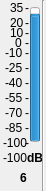
    <widget class="QWidget" name="widget_40" native="true">
     <property name="geometry">
      <rect>
       <x>200</x>
       <y>40</y>
       <width>46</width>
       <height>191</height>
      </rect>
     </property>
     <widget class="QProgressBar" name="progressBar_83">
      <property name="geometry">
       <rect>
        <x>30</x>
        <y>7</y>
        <width>10</width>
        <height>135</height>
       </rect>
      </property>
      <property name="contextMenuPolicy">
       <enum>Qt::DefaultContextMenu</enum>
      </property>
      <property name="toolTip">
       <string>Local Input 1 Meter</string>
      </property>
      <property name="statusTip">
       <string/>
      </property>
      <property name="whatsThis">
       <string/>
      </property>
      <property name="autoFillBackground">
       <bool>false</bool>
      </property>
      <property name="minimum">
       <number>-100</number>
      </property>
      <property name="maximum">
       <number>35</number>
      </property>
      <property name="value">
       <number>24</number>
      </property>
      <property name="textVisible">
       <bool>true</bool>
      </property>
      <property name="orientation">
       <enum>Qt::Vertical</enum>
      </property>
      <property name="invertedAppearance">
       <bool>false</bool>
      </property>
      <property name="format">
       <string>%p%</string>
      </property>
     </widget>
     <widget class="QLabel" name="m0_83">
      <property name="geometry">
       <rect>
        <x>25</x>
        <y>0</y>
        <width>16</width>
        <height>16</height>
       </rect>
      </property>
      <property name="text">
       <string>-</string>
      </property>
     </widget>
     <widget class="QLabel" name="t35_83">
      <property name="geometry">
       <rect>
        <x>10</x>
        <y>0</y>
        <width>16</width>
        <height>16</height>
       </rect>
      </property>
      <property name="text">
       <string>35</string>
      </property>
     </widget>
     <widget class="QLabel" name="tn100_83">
      <property name="geometry">
       <rect>
        <x>3</x>
        <y>135</y>
        <width>31</width>
        <height>16</height>
       </rect>
      </property>
      <property name="text">
       <string>-100</string>
      </property>
     </widget>
     <widget class="QLabel" name="m15_83">
      <property name="geometry">
       <rect>
        <x>25</x>
        <y>15</y>
        <width>16</width>
        <height>16</height>
       </rect>
      </property>
      <property name="text">
       <string>-</string>
      </property>
     </widget>
     <widget class="QLabel" name="m25_83">
      <property name="geometry">
       <rect>
        <x>25</x>
        <y>25</y>
        <width>16</width>
        <height>16</height>
       </rect>
      </property>
      <property name="text">
       <string>-</string>
      </property>
     </widget>
     <widget class="QLabel" name="m90_83">
      <property name="geometry">
       <rect>
        <x>25</x>
        <y>90</y>
        <width>16</width>
        <height>16</height>
       </rect>
      </property>
      <property name="text">
       <string>-</string>
      </property>
     </widget>
     <widget class="QLabel" name="m105_83">
      <property name="geometry">
       <rect>
        <x>25</x>
        <y>105</y>
        <width>16</width>
        <height>16</height>
       </rect>
      </property>
      <property name="text">
       <string>-</string>
      </property>
     </widget>
     <widget class="QLabel" name="m120_83">
      <property name="geometry">
       <rect>
        <x>25</x>
        <y>120</y>
        <width>16</width>
        <height>16</height>
       </rect>
      </property>
      <property name="text">
       <string>-</string>
      </property>
     </widget>
     <widget class="QLabel" name="m135_83">
      <property name="geometry">
       <rect>
        <x>25</x>
        <y>135</y>
        <width>16</width>
        <height>16</height>
       </rect>
      </property>
      <property name="text">
       <string>-</string>
      </property>
     </widget>
     <widget class="QLabel" name="m45_83">
      <property name="geometry">
       <rect>
        <x>25</x>
        <y>45</y>
        <width>16</width>
        <height>16</height>
       </rect>
      </property>
      <property name="text">
       <string>-</string>
      </property>
     </widget>
     <widget class="QLabel" name="m60_83">
      <property name="geometry">
       <rect>
        <x>25</x>
        <y>60</y>
        <width>16</width>
        <height>16</height>
       </rect>
      </property>
      <property name="text">
       <string>-</string>
      </property>
     </widget>
     <widget class="QLabel" name="m75_83">
      <property name="geometry">
       <rect>
        <x>25</x>
        <y>75</y>
        <width>16</width>
        <height>16</height>
       </rect>
      </property>
      <property name="text">
       <string>-</string>
      </property>
     </widget>
     <widget class="QLabel" name="t20_83">
      <property name="geometry">
       <rect>
        <x>10</x>
        <y>15</y>
        <width>16</width>
        <height>16</height>
       </rect>
      </property>
      <property name="text">
       <string>20</string>
      </property>
     </widget>
     <widget class="QLabel" name="t5_83">
      <property name="geometry">
       <rect>
        <x>10</x>
        <y>25</y>
        <width>16</width>
        <height>16</height>
       </rect>
      </property>
      <property name="text">
       <string>10</string>
      </property>
     </widget>
     <widget class="QLabel" name="tn10_83">
      <property name="geometry">
       <rect>
        <x>5</x>
        <y>45</y>
        <width>21</width>
        <height>16</height>
       </rect>
      </property>
      <property name="text">
       <string>-10</string>
      </property>
     </widget>
     <widget class="QLabel" name="tn25_83">
      <property name="geometry">
       <rect>
        <x>5</x>
        <y>60</y>
        <width>21</width>
        <height>16</height>
       </rect>
      </property>
      <property name="text">
       <string>-25</string>
      </property>
     </widget>
     <widget class="QLabel" name="tn40_83">
      <property name="geometry">
       <rect>
        <x>5</x>
        <y>75</y>
        <width>21</width>
        <height>16</height>
       </rect>
      </property>
      <property name="text">
       <string>-40</string>
      </property>
     </widget>
     <widget class="QLabel" name="tn55_83">
      <property name="geometry">
       <rect>
        <x>5</x>
        <y>90</y>
        <width>21</width>
        <height>16</height>
       </rect>
      </property>
      <property name="text">
       <string>-55</string>
      </property>
     </widget>
     <widget class="QLabel" name="tn70_83">
      <property name="geometry">
       <rect>
        <x>5</x>
        <y>105</y>
        <width>21</width>
        <height>16</height>
       </rect>
      </property>
      <property name="text">
       <string>-70</string>
      </property>
     </widget>
     <widget class="QLabel" name="tn85_83">
      <property name="geometry">
       <rect>
        <x>5</x>
        <y>120</y>
        <width>21</width>
        <height>16</height>
       </rect>
      </property>
      <property name="text">
       <string>-85</string>
      </property>
     </widget>
     <widget class="QLabel" name="m35_83">
      <property name="geometry">
       <rect>
        <x>25</x>
        <y>35</y>
        <width>16</width>
        <height>16</height>
       </rect>
      </property>
      <property name="text">
       <string>-</string>
      </property>
     </widget>
     <widget class="QLabel" name="t0_83">
      <property name="geometry">
       <rect>
        <x>15</x>
        <y>35</y>
        <width>16</width>
        <height>16</height>
       </rect>
      </property>
      <property name="text">
       <string>0</string>
      </property>
     </widget>
     <widget class="QLabel" name="value_83">
      <property name="geometry">
       <rect>
        <x>3</x>
        <y>150</y>
        <width>31</width>
        <height>16</height>
       </rect>
      </property>
      <property name="autoFillBackground">
       <bool>false</bool>
      </property>
      <property name="frameShadow">
       <enum>QFrame::Plain</enum>
      </property>
      <property name="text">
       <string>-100</string>
      </property>
     </widget>
     <widget class="QLabel" name="dB_83">
      <property name="geometry">
       <rect>
        <x>27</x>
        <y>150</y>
        <width>16</width>
        <height>16</height>
       </rect>
      </property>
      <property name="font">
       <font>
        <weight>75</weight>
        <bold>true</bold>
       </font>
      </property>
      <property name="text">
       <string>dB</string>
      </property>
     </widget>
     <widget class="QLabel" name="number_83">
      <property name="geometry">
       <rect>
        <x>20</x>
        <y>170</y>
        <width>16</width>
        <height>16</height>
       </rect>
      </property>
      <property name="font">
       <font>
        <weight>75</weight>
        <bold>true</bold>
       </font>
      </property>
      <property name="text">
       <string>6</string>
      </property>
     </widget>
     <widget class="Line" name="line_83">
      <property name="geometry">
       <rect>
        <x>35</x>
        <y>0</y>
        <width>16</width>
        <height>191</height>
       </rect>
      </property>
      <property name="orientation">
       <enum>Qt::Vertical</enum>
      </property>
     </widget>
    </widget>
